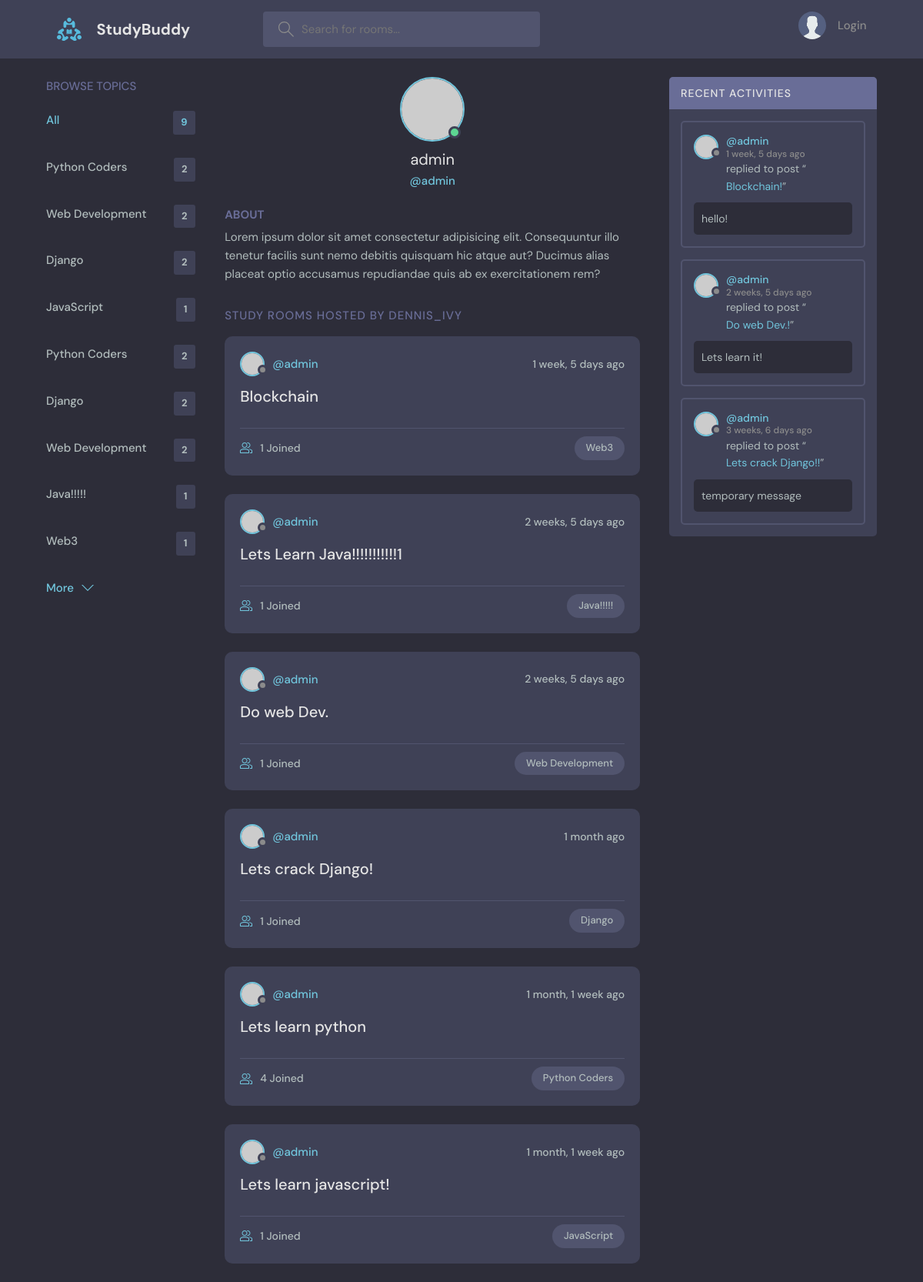
Screenshot of /user-profile/1/ with the database file from the repository.
### base/models.py (models this page shows, shortened)
class Topic(models.Model):
    name = models.CharField(max_length=200)

class Room(models.Model):
    host = models.ForeignKey(User, on_delete=models.SET_NULL, null=True)
    topic = models.ForeignKey(Topic, on_delete=models.SET_NULL, null=True) # even if the topic is not there room could still exists
    participants = models.ManyToManyField(User, related_name='participants', blank=True)
    name = models.CharField(max_length=200)
    description = models.TextField(null=True, blank=True)
    updated = models.DateTimeField(auto_now=True) # this will update everytime when changes are made.
    created = models.DateTimeField(auto_now_add=True) # this will change only when iT's instance is created.
    class Meta:
        ordering = ['-updated', '-created']
    def __str__(self) -> str:
        return self.name

class Message(models.Model):
    user = models.ForeignKey(User, on_delete=models.CASCADE)
    room = models.ForeignKey(Room, on_delete=models.CASCADE) # one to many relation -> as user can have many messages and one message can have only one user.
    body = models.CharField(max_length=200)
    updated = models.DateTimeField(auto_now=True)
    created = models.DateTimeField(auto_now_add=True)
    class Meta:
        ordering = ['-updated', '-created']

### base/views.py (the view)
# urls.py: path('user-profile/<str:pk>/', views.user_profile, name="user-profile"),
def user_profile(request, pk):
    user = User.objects.get(id=pk)
    rooms = user.room_set.all()
    room_messages = user.message_set.all()
    topics = Topic.objects.filter(
        Q(room__gte =0)
    )
    context = {'user':user, 'rooms':rooms, 'room_messages':room_messages, 'topics':topics}
    return render(request, 'base/profile.html', context)

### base/templates/base/profile.html (shortened to what this page needs)
{% extends 'main.html' %}
{% block content %}
  <main class="profile-page layout layout--3">
    <div class="container">
      {% include 'base/topic_component.html' %}
      <div class="roomList">
        <div class="profile">
          <div class="profile__avatar">
            <div class="avatar avatar--large active">
              <img src="https://randomuser.me/api/portraits/men/11.jpg" />
            </div>
          </div>
          <div class="profile__info">
            <h3>{{user.username}}</h3>
            <p>@{{user.username}}</p>
          </div>
          <div class="profile__about">
            <h3>About</h3>
            <p>
              Lorem ipsum dolor sit amet consectetur adipisicing elit. Consequuntur illo tenetur
              facilis sunt nemo debitis quisquam hic atque aut? Ducimus alias placeat optio
              accusamus repudiandae quis ab ex exercitationem rem?
            </p>
          </div>
        </div>
        <div class="roomList__header">
          <div>
            <h2>Study Rooms Hosted by dennis_ivy</a>
            </h2>
          </div>
        </div>
        {% include 'base/feed_component.html' %}
      </div>
      {% include 'base/activity_component.html' %}
    </div>
  </main>
{% endblock content %}

### Templates/main.html (shortened to what this page needs)
<!DOCTYPE html>
{% load static %}
<html lang="en">
  <head>
    <link rel="stylesheet" href="{% static 'styles/style.css'  %}" />
  </head>
  <body>
    {% include 'navbar.html' %}
    {% block content %}
    {% endblock content %}
  </body>
</html>

### Templates/navbar.html (shortened to what this page needs)
{% load static %}
<header class="header header--loggedIn">
    <div class="container">
      <a href="{% url 'home' %}" class="header__logo">
        <img src="{% static 'images/logo.svg' %}" />
        <h1>StudyBuddy</h1>
      </a>
      <form class="header__search" method="GET" action="{% url 'home' %}">
        <label>
          <input type="text" name="q" placeholder="Search for rooms..." />
        </label>
      </form>
      <nav class="header__menu">
        {% if request.user.is_authenticated %}
        <div class="header__user">
          <a href="{% url 'user-profile' request.user.id %}">
            <div class="avatar avatar--medium active">
              <img src="https://randomuser.me/api/portraits/men/11.jpg" />
            </div>
            <p>{{request.user}} <span>@{{request.user}}</span></p>
          </a>
          <button class="dropdown-button">
            <svg version="1.1" xmlns="http://www.w3.org/2000/svg" width="32" height="32" viewBox="0 0 32 32">
              <title>chevron-down</title>
              <path d="M16 21l-13-13h-3l16 16 16-16h-3l-13 13z"></path>
            </svg>
          </button>
        </div>
        {% else %}
            <a href="{% url 'user-login' %}">
                <img src="{% static 'images/avatar.svg' %}" />
                <p>Login</p>
            </a>
        {% endif %}
      </nav>
    </div>
  </header>

### base/templates/base/topic_component.html
<div class="topics">
    <div class="topics__header">
        <h2>Browse Topics</h2>
    </div>
    <ul class="topics__list">
        <li>
            <a href="/" class="active">All <span>{{topics.count}}</span></a>
        </li>
        {% for topic in topics %}
        <li>
            <a href="{% url 'home' %}?q={{topic.name}}">{{topic.name}} <span>{{topic.room_set.all.count}}</span></a>
        </li>
        {% endfor %}
    </ul>
    <a class="btn btn--link" href="{% url 'topic-page' %}">
        More
        <svg
            version="1.1"
            xmlns="http://www.w3.org/2000/svg"
            width="32"
            height="32"
            viewBox="0 0 32 32"
        >
            <title>chevron-down</title>
            <path d="M16 21l-13-13h-3l16 16 16-16h-3l-13 13z"></path>
        </svg>
    </a>
</div>

### base/templates/base/feed_component.html (shortened to what this page needs)
{% for room in rooms %}
<div class="roomListRoom">
    <div class="roomListRoom__header">
        <a href="{% url 'user-profile' room.host.id %}" class="roomListRoom__author">
            <div class="avatar avatar--small">
                <img
                    src="https://randomuser.me/api/portraits/men/11.jpg"
                />
            </div>
            <span>@{{room.host.username}}</span>
        </a>
        <div class="roomListRoom__actions">
            <span>{{room.created|timesince}} ago</span>
        </div>
    </div>
    <div class="roomListRoom__content">
        <a href="{% url 'room' room.id %}">{{room.name}}</a>
    </div>
    <div class="roomListRoom__meta">
        <a href="{% url 'room' room.id %}" class="roomListRoom__joined">
            {{room.participants.count}} Joined
        </a>
        <p class="roomListRoom__topic">{{room.topic.name}}</p>
    </div>
</div>
{% endfor %}

### base/templates/base/activity_component.html (shortened to what this page needs)
<div class="activities">
    <div class="activities__header">
        <h2>Recent Activities</h2>
    </div>
    {% for message in room_messages %}
    <div class="activities__box">
        <div class="activities__boxHeader roomListRoom__header">
            <a href="{% url 'user-profile' message.user.id %}" class="roomListRoom__author">
                <div class="avatar avatar--small">
                    <img
                        src="https://randomuser.me/api/portraits/men/11.jpg"
                    />
                </div>
                <p>
                    @{{message.user.username}}
                    <span>{{message.created|timesince}} ago</span>
                </p>
            </a>
        </div>
        <div class="activities__boxContent">
            <p>
                replied to post “<a href="{% url 'room' message.room.id %}"
                    >{{message.room}}!</a
                >”
            </p>
            <div class="activities__boxRoomContent">
                {{message.body}}
            </div>
        </div>
    </div>
    {% endfor %}
</div>

### rows the page displays
Topic: name "Python Coders", room_set.all.count "2"
Topic: name "Web Development", room_set.all.count "2"
Topic: name "Django", room_set.all.count "2"
Topic: name "JavaScript", room_set.all.count "1"
Topic: name "Java!!!!!", room_set.all.count "1"
Topic: name "Web3", room_set.all.count "1"
Room: host.username "admin", created "1 week, 5 days", name "Blockchain", participants.count "1", topic.name "Web3"
Room: host.username "admin", created "2 weeks, 5 days", name "Lets Learn Java!!!!!!!!!!!1", participants.count "1", topic.name "Java!!!!!"
Room: host.username "admin", created "2 weeks, 5 days", name "Do web Dev.", participants.count "1", topic.name "Web Development"
Room: host.username "admin", created "1 month", name "Lets crack Django!", participants.count "1", topic.name "Django"
Room: host.username "admin", created "1 month, 1 week", name "Lets learn python", participants.count "4", topic.name "Python Coders"
Room: host.username "admin", created "1 month, 1 week", name "Lets learn javascript!", participants.count "1", topic.name "JavaScript"
Message: user.username "admin", created "1 week, 5 days", room "Blockchain", body "hello!"
Message: user.username "admin", created "2 weeks, 5 days", room "Do web Dev.", body "Lets learn it!"
Message: user.username "admin", created "3 weeks, 6 days", room "Lets crack Django!", body "temporary message"

### other values shown
{{ topics.count }} "9"
{{ user.username }} "admin"
